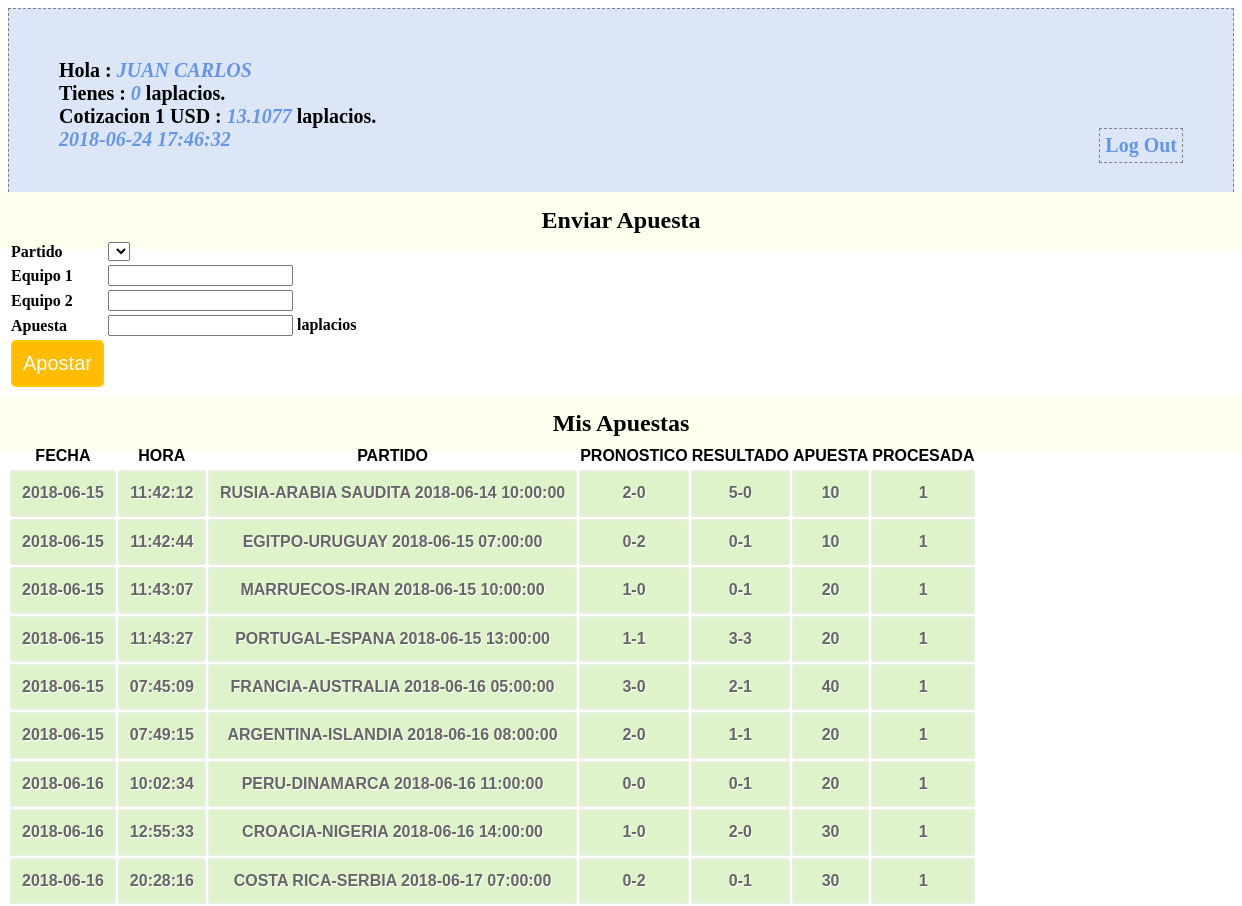
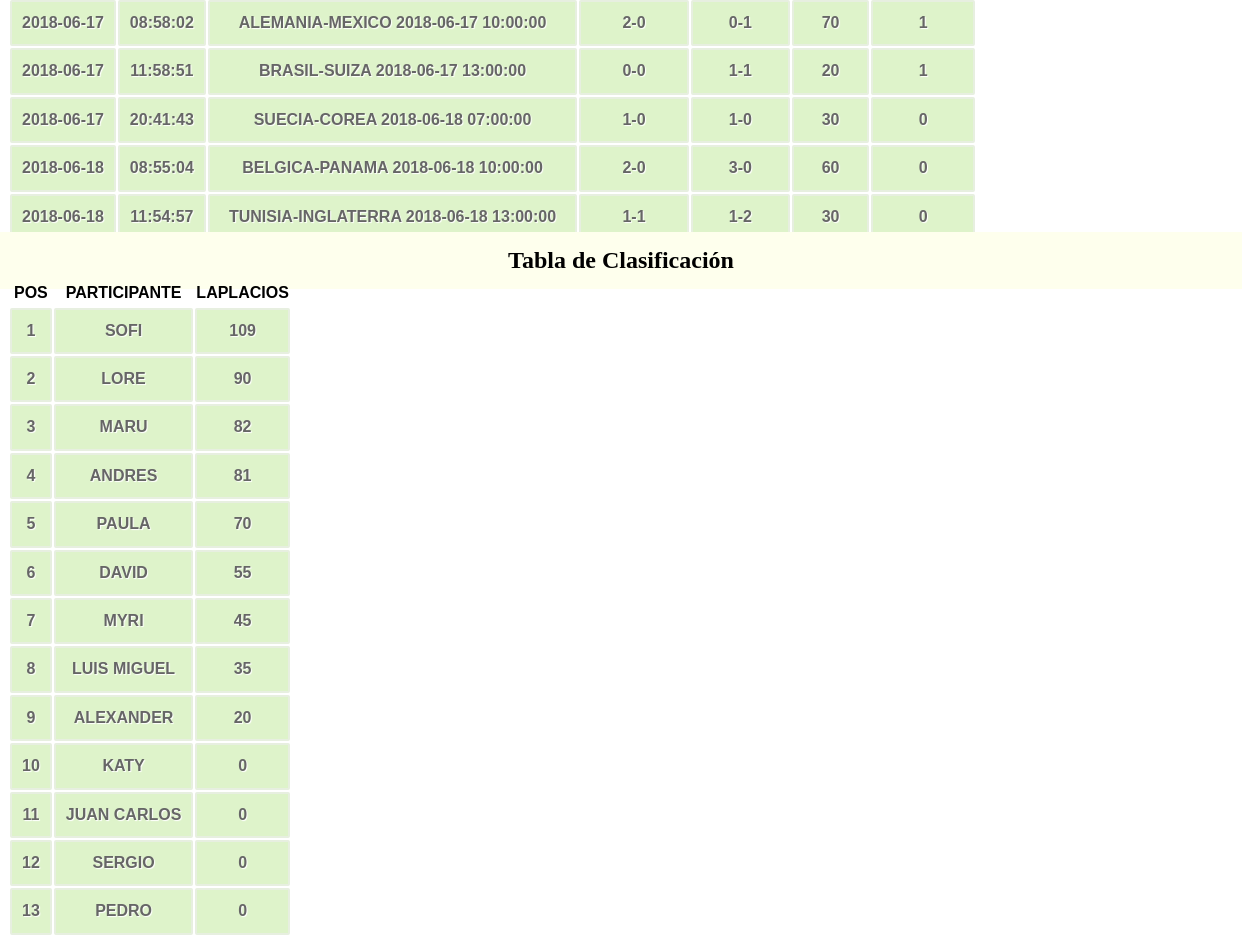
/profile.php (signed in), run on an earlier commit of the app's database (2 pictures, top to bottom).
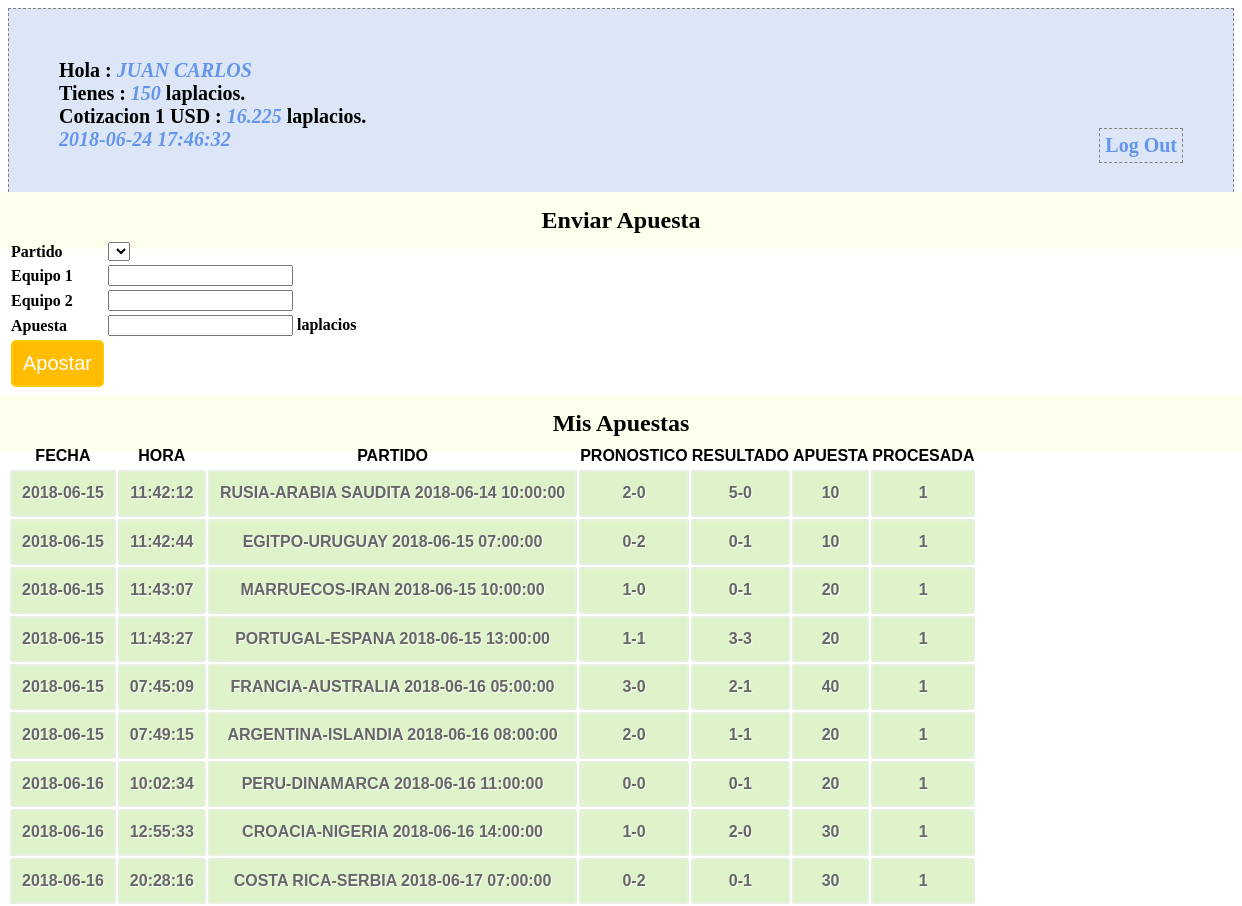
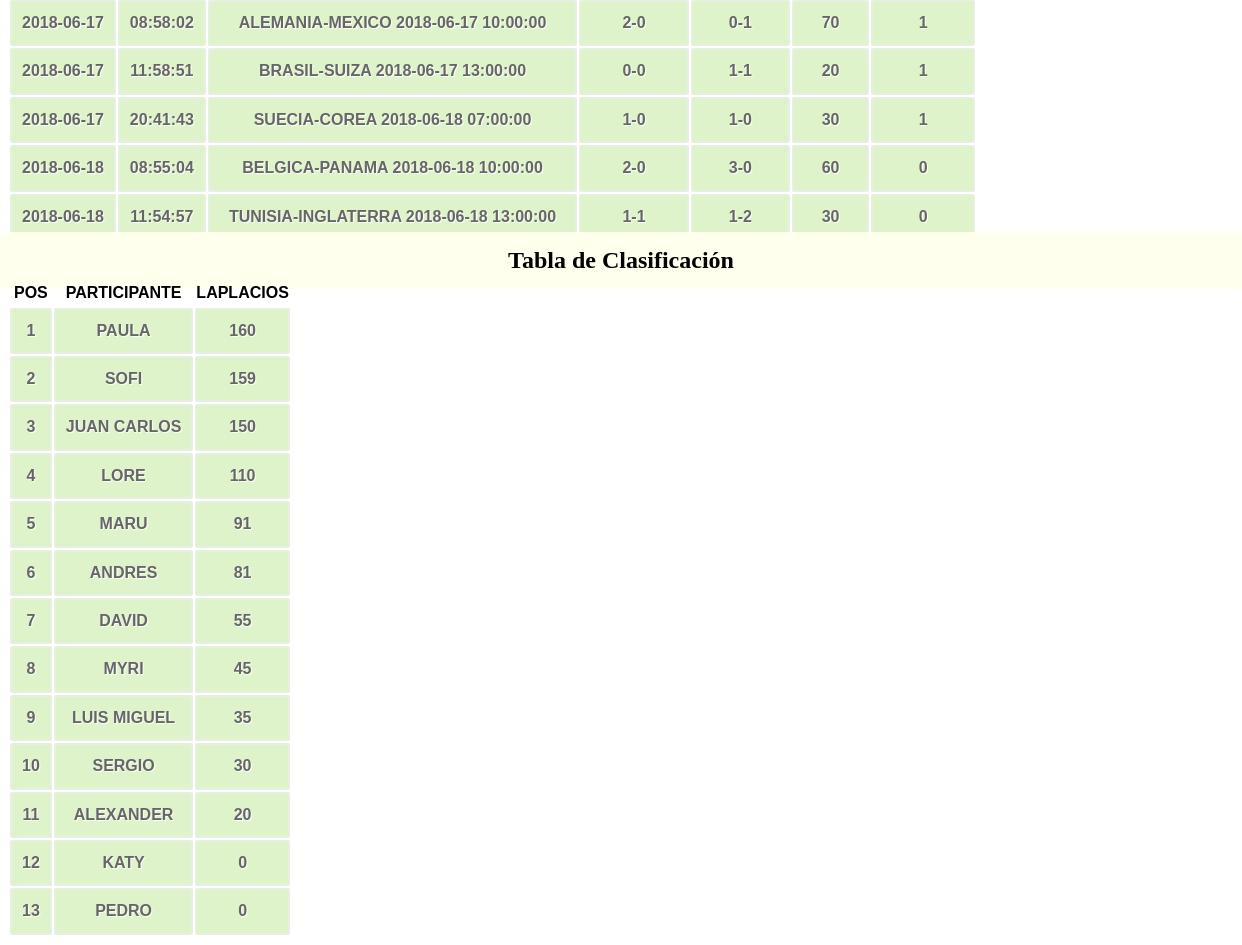
And on a later commit of the database (2 pictures, top to bottom).
### tables this page shows
CREATE TABLE `participantes` (
  `id_participante` bigint(20) unsigned NOT NULL AUTO_INCREMENT COMMENT 'id participante',
  `nombre` varchar(60) NOT NULL COMMENT 'nombre participante',
  `saldo` int(11) NOT NULL COMMENT 'valor del saldo',
  `passwd` varchar(10) NOT NULL,
  PRIMARY KEY (`id_participante`),
  UNIQUE KEY `id_participante` (`id_participante`)
);

CREATE TABLE `banco_central_laplacio` (
  `total_laplacios` int(11) NOT NULL,
  `total_dolares` int(11) NOT NULL,
  `reserva` int(11) NOT NULL,
  `impresos` int(11) NOT NULL,
  `cotizacion` float NOT NULL
);

CREATE TABLE `apuestas` (
  `id_apuesta` bigint(20) unsigned NOT NULL AUTO_INCREMENT,
  `id_participante` bigint(20) NOT NULL,
  `id_partido` bigint(20) NOT NULL,
  `apuesta_equipo_1` int(11) NOT NULL,
  `apuesta_equipo_2` int(11) NOT NULL,
  `apuesta_valor` int(11) NOT NULL,
  `apuesta_fecha` date NOT NULL,
  `apuesta_hora` time NOT NULL,
  `procesada` tinyint(1) DEFAULT NULL,
  PRIMARY KEY (`id_apuesta`),
  UNIQUE KEY `id_apuesta` (`id_apuesta`)
);

CREATE TABLE `partidos` (
  `id_partido` bigint(20) unsigned NOT NULL AUTO_INCREMENT,
  `equipo_1` varchar(50) NOT NULL,
  `equipo_2` varchar(50) NOT NULL,
  `fecha` date NOT NULL,
  `hora` time NOT NULL,
  `resultado_equipo_1` int(11) DEFAULT NULL,
  `resultado_equipo_2` int(11) DEFAULT NULL,
  `revisado` tinyint(1) DEFAULT NULL,
  PRIMARY KEY (`id_partido`),
  UNIQUE KEY `id_partido` (`id_partido`)
);

### conn.php (called while the page is built, shortened)
<?php
$connection = mysql_connect("localhost", "laplacios2018", "");
$user_check=$_SESSION['login_user'];
$ses_sql=mysql_query("select id_participante,nombre,saldo from participantes where nombre='$user_check'", $connection);
$row = mysql_fetch_assoc($ses_sql);
$login_session =$row['nombre'];
$login_id = $row['id_participante'];
$login_saldo = $row['saldo'];
?>

### session.php (called while the page is built, shortened)
<?php
require_once('conn.php');
$current_date = date('Y-m-d');
$current_time = date('H:i:s');
$bets_query=mysql_query("select * from apuestas where id_participante='$login_id'");
$leader_query= mysql_query("select nombre,saldo from participantes order by saldo desc");
$total_banco_prev_query = mysql_query("SELECT * FROM banco_central_laplacio WHERE 1");
$total_banco_prev_row = mysql_fetch_array($total_banco_prev_query);
?>

### profile.php (the view, shortened to what this page needs)
<?php
include('session.php');
?>
<!DOCTYPE html>
<html>
<head>
<link href="style.css" rel="stylesheet" type="text/css">
</head>
<body>
<div id="profile">
<b id="welcome">Hola : <i><?php echo $login_session;?></i></b><br/>
<b>Tienes : <i><?php echo $login_saldo;?></i> laplacios.</b><br/>
<b>Cotizacion 1 USD : <i><?php echo $total_banco_prev_row[4];?></i> laplacios.</b><br/>
<b><i><?php echo $current_date.' '.$current_time; ?></i>
<b id="logout"><a href="logout.php">Log Out</a></b>
</div>
<div>
  <h2>Enviar Apuesta</h2>
  <form id="form" name="form" method="post" action="">
  <table>
    <tr>
      <td>Partido</td>
      <td>
        <select name="id_partido">
          <?php
          echo "</select>";
          ?>
      </td>
    </tr>
    <tr>
      <td>Equipo 1</td>
      <td><input id="number" min="0" step="1" type="number" name="apuesta_equipo_1" /></td>
    </tr>
    <tr>
      <td>Equipo 2</td>
      <td><input id="number" min="0" step="1" type="number" name="apuesta_equipo_2" /></td>
    </tr>
    <tr>
      <td>Apuesta</td>
      <td><input id="number" min="0" step="1" type="number" name="apuesta_valor" /> laplacios</td>
    </tr>
    <tr>
      <td><input type="submit" name="submit" id="submit" value="Apostar" /></td>
    </tr>
  </table>
  </form>
</div>
<div class="">
  <h2>Mis Apuestas</h2>
  <table class="table1">
    <thead>
      <tr>
        <th>FECHA</th>
        <th>HORA</th>
        <th>PARTIDO</th>
        <th>PRONOSTICO</th>
        <th>RESULTADO</th>
        <th>APUESTA</th>
        <th>PROCESADA</th>
      </tr>
    </thead>
    <tbody>
    <?php
      while($bet = mysql_fetch_array($bets_query)){
        $g_query = mysql_query("select * from partidos where id_partido='$bet[2]'");
        $g_row = mysql_fetch_array($g_query);
        $match = $g_row[1].'-'.$g_row[2].' '.$g_row[3].' '.$g_row[4];
        $pron = $bet[3].'-'.$bet[4];
        $resultado = $g_row[5].'-'.$g_row[6];
        echo '<tr><td>'.$bet[6].'</td>'.'<td>'.$bet[7].'</td>'.'<td>'.$match.'</td>'.'<td>'.$pron.'</td><td>'.$resultado.'</td><td>'.$bet[5].'</td><td>'.$bet[8].'</td></tr>';
      }
    ?>
    </tbody>
  </table>
</div>
<div class="">
  <h2>Tabla de Clasificación</h2>
  <table class="table1">
    <thead>
      <tr>
        <th>POS</th>
        <th>PARTICIPANTE</th>
        <th>LAPLACIOS</th>
      </tr>
    </thead>
    <tbody>
      <?php
      $indice=1;
      while ($participant = mysql_fetch_array($leader_query)){
        echo '<tr><td>'.$indice.'</td><td>'.$participant[0].'</td><td>'.$participant[1].'</td></tr>';
        $indice = $indice+1;
      }
      ?>
    </tbody>
  </table>
</div>
</body>

### style.css (style rules this page uses)
h2 { background-color:#FEFFED; text-align:center; border-radius:10px 10px 0 0; margin:-10px -40px; padding:15px }
input[type=submit] { width:100%; background-color:#FFBC00; color:#fff; border:2px solid #FFCB00; padding:10px; font-size:20px; cursor:pointer; border-radius:5px; margin-bottom:15px }
#profile { padding:50px; border:1px dashed grey; font-size:20px; background-color:#DCE6F7 }
#logout { float:right; padding:5px; border:dashed 1px gray }
a { text-decoration:none; color:#6495ed }
i { color:#6495ed }
table.table1 { font-family: "Trebuchet MS", sans-serif; font-size: 16px; font-weight: bold; line-height: 1.4em; font-style: normal; border-collapse:separate; }
.table1 tbody td { padding:10px; text-align:center; background-color:#DEF3CA; border: 2px solid #E7EFE0; -moz-border-radius:2px; -webkit-border-radius:2px; border-radius:2px; color:#666; text-shadow:1px 1px 1px #fff; }

What changed in the data, as far as the page shows it:
removed banco_central_laplacio: cotizacion "13.1077"
changed participantes "JUAN CARLOS": saldo "0" → "150"; moves up the list
added banco_central_laplacio: cotizacion "16.225"
changed apuestas "SUECIA-COREA 2018-06-18 07:00:00": procesada "0" → "1"
changed participantes "PAULA": saldo "70" → "160"; moves up the list
changed participantes "SOFI": saldo "109" → "159"
changed participantes "LORE": saldo "90" → "110"
changed participantes "MARU": saldo "82" → "91"
changed participantes "SERGIO": saldo "0" → "30"; moves up the list
